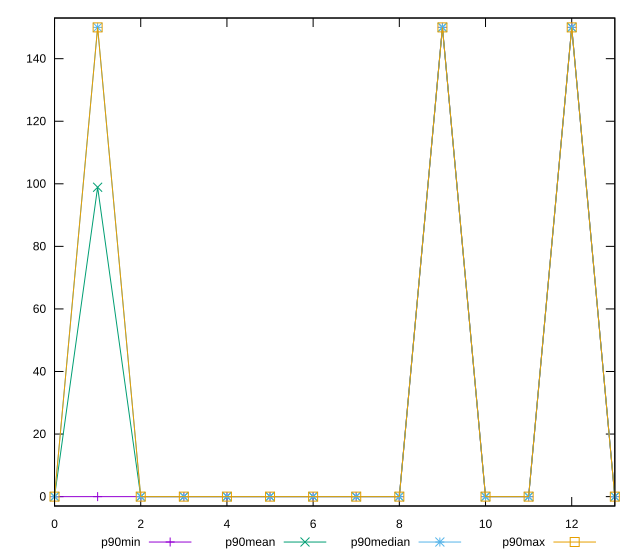

This chart was generated by the following gnuplot code:
reset

$p90Min <<EOF
0 0
1 0
2 0
3 0
4 0
5 0
6 0
7 0
8 0
9 150
10 0
11 0
12 150
13 0
EOF

$p90Mean <<EOF
0 0
1 98.9010989010989
2 0
3 0
4 0
5 0
6 0
7 0
8 0
9 150
10 0
11 0
12 150
13 0
EOF

$p90Median <<EOF
0 0
1 150
2 0
3 0
4 0
5 0
6 0
7 0
8 0
9 150
10 0
11 0
12 150
13 0
EOF

$p90Max <<EOF
0 0
1 150
2 0
3 0
4 0
5 0
6 0
7 0
8 0
9 150
10 0
11 0
12 150
13 0
EOF

set key outside below
set xrange [0:13]
set yrange [-3:153]
set trange [-3:153]
set terminal svg size 640, 560 enhanced background rgb 'white'
set output "reprap/unminified-javascript/progression/value.svg"

plot $p90Min title "p90min" with linespoints, \
     $p90Mean title "p90mean" with linespoints, \
     $p90Median title "p90median" with linespoints, \
     $p90Max title "p90max" with linespoints

reset
